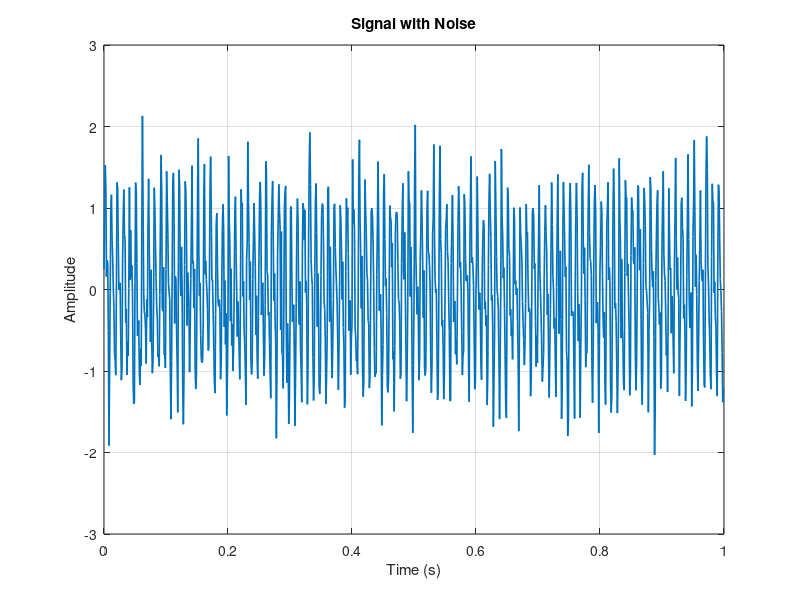
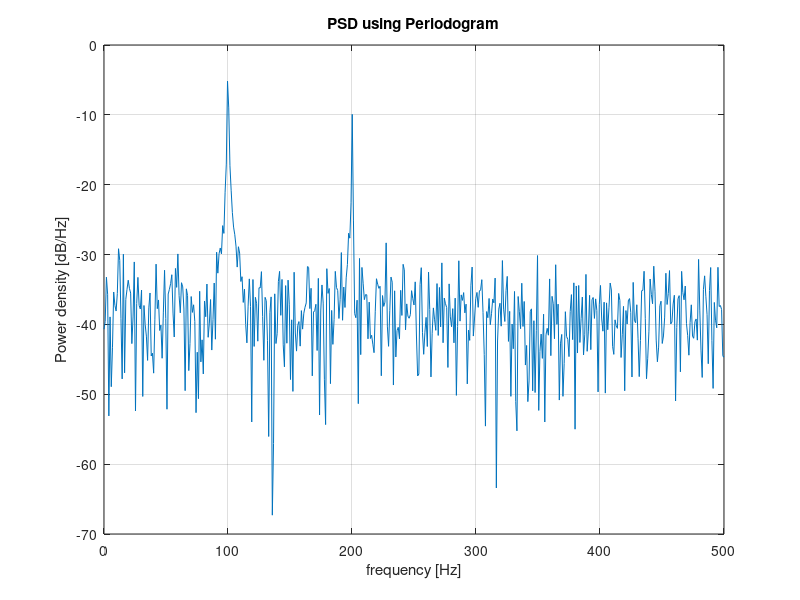
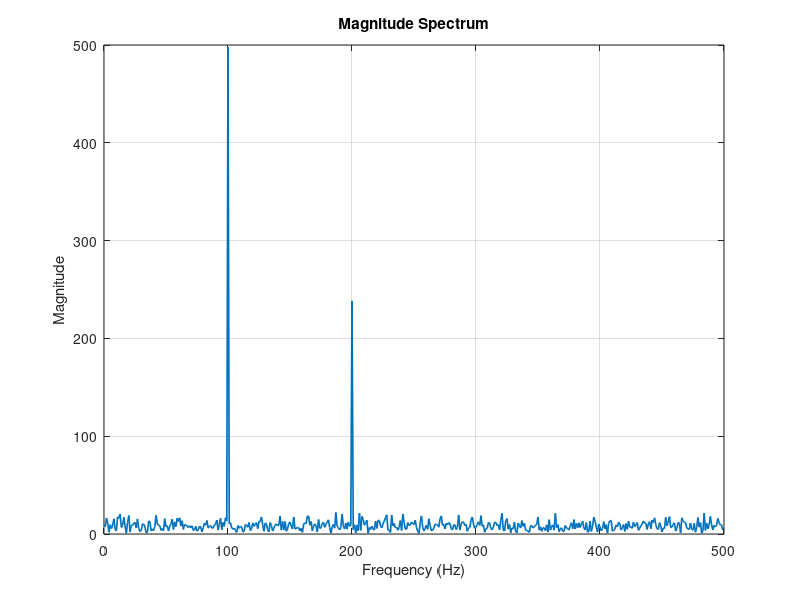
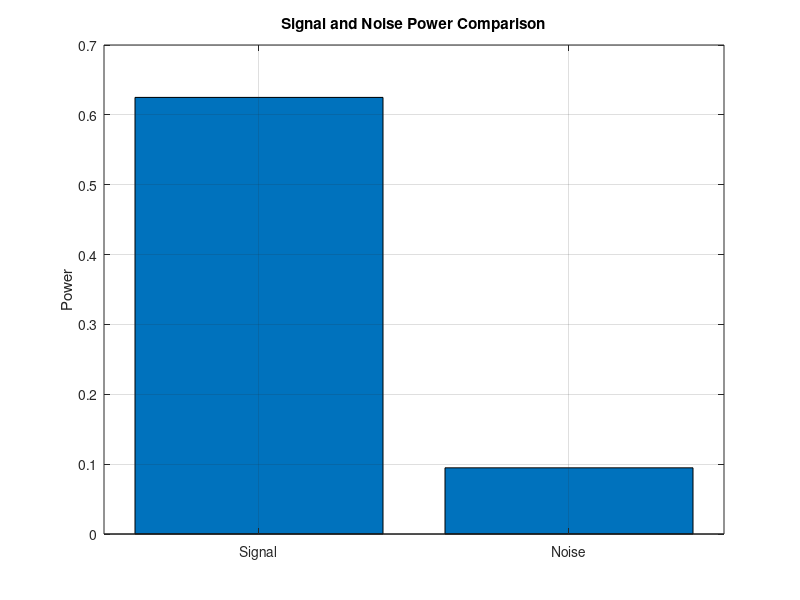

MATLAB code for these plots, in order:
clc;
clear;
close all;

%% ==========================================================
% Create Output Folder
%% ==========================================================

scriptPath = fileparts(mfilename('fullpath'));

if isempty(scriptPath)
    scriptPath = pwd;
end

outputFolder = fullfile(scriptPath,'PSD_Analysis_Output');

if ~exist(outputFolder,'dir')
    mkdir(outputFolder);
end

%% ==========================================================
% Generate Signal
%% ==========================================================

fs = 1000;                      % Sampling Frequency (Hz)

t = (0:999)/fs;

% Original Signal
s = sin(2*pi*100*t) + 0.5*sin(2*pi*200*t);

% Add Gaussian Noise
n = 0.3*randn(size(t));

% Noisy Signal
x = s + n;

%% ==========================================================
% Figure 1 : Signal with Noise
%% ==========================================================

fig1 = figure;

plot(t,x,'LineWidth',1.2)

grid on

title('Signal with Noise')
xlabel('Time (s)')
ylabel('Amplitude')

exportgraphics(fig1,...
    fullfile(outputFolder,'Signal_With_Noise.png'),...
    'Resolution',300);

%% ==========================================================
% Figure 2 : Power Spectral Density (PSD)
%% ==========================================================

fig2 = figure;

periodogram(x,[],[],fs)

title('PSD using Periodogram')

exportgraphics(fig2,...
    fullfile(outputFolder,'PSD_Periodogram.png'),...
    'Resolution',300);

%% ==========================================================
% Figure 3 : Magnitude Spectrum
%% ==========================================================

X = abs(fft(x));

f = (0:length(X)-1)*fs/length(X);

fig3 = figure;

plot(f(1:500),X(1:500),'LineWidth',1.2)

grid on

title('Magnitude Spectrum')
xlabel('Frequency (Hz)')
ylabel('Magnitude')

exportgraphics(fig3,...
    fullfile(outputFolder,'Magnitude_Spectrum.png'),...
    'Resolution',300);

%% ==========================================================
% Figure 4 : Signal and Noise Power Comparison
%% ==========================================================

signalPower = mean(s.^2);
noisePower = var(n);

fig4 = figure;

bar([signalPower noisePower])

set(gca,'XTickLabel',{'Signal','Noise'})

grid on

ylabel('Power')

title('Signal and Noise Power Comparison')

exportgraphics(fig4,...
    fullfile(outputFolder,'Power_Comparison.png'),...
    'Resolution',300);

%% ==========================================================
% Display Results
%% ==========================================================

fprintf('\n');
fprintf('Signal Power = %.4f\n',signalPower);
fprintf('Noise Power  = %.4f\n',noisePower);

disp(' ');
disp('Program executed successfully.');
disp(['Images saved in: ',outputFolder]);

disp('Saved Files:');
disp('1. Signal_With_Noise.png');
disp('2. PSD_Periodogram.png');
disp('3. Magnitude_Spectrum.png');
disp('4. Power_Comparison.png');
